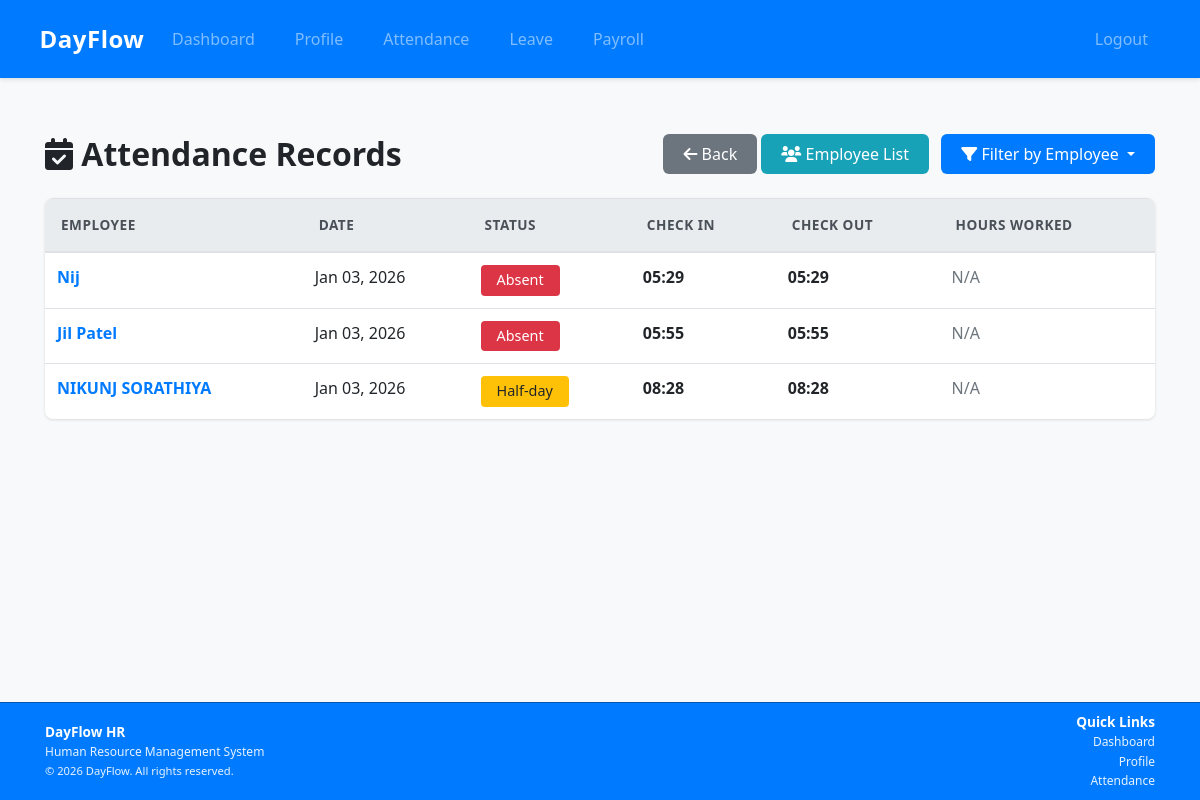
The page /attendance/ (signed in) on the database its author committed.
### apps/attendance/models.py (models this page shows, shortened)
class Attendance(models.Model):
    STATUS_CHOICES = [
        ('present', 'Present'),
        ('absent', 'Absent'),
        ('half_day', 'Half-day'),
        ('leave', 'Leave'),
    ]
    employee = models.ForeignKey(User, on_delete=models.CASCADE)
    date = models.DateField(auto_now_add=True)
    check_in = models.TimeField(null=True, blank=True)
    check_out = models.TimeField(null=True, blank=True)
    hours_worked = models.DecimalField(max_digits=4, decimal_places=2, null=True, blank=True)
    status = models.CharField(max_length=10, choices=STATUS_CHOICES, default='absent')
    class Meta:
        unique_together = ('employee', 'date')
        verbose_name_plural = 'Attendances'

### apps/accounts/models.py (models this page shows, shortened)
class User(AbstractUser):
    ROLE_CHOICES = [
        ('employee', 'Employee'),
        ('admin', 'Admin'),
    ]
    email = models.EmailField(unique=True)
    role = models.CharField(max_length=10, choices=ROLE_CHOICES, default='employee')
    email_verification_token = models.CharField(max_length=100, blank=True, null=True)
    USERNAME_FIELD = 'email'
    REQUIRED_FIELDS = ['username']
    class Meta:
        app_label = 'accounts'

### apps/attendance/views.py (the view, shortened to what this page needs)
# urls.py: path('', views.attendance_list, name='attendance_list'),
@login_required
def attendance_list(request):
    employee_id = request.GET.get('employee_id')
    if request.user.role == 'admin':
        if employee_id:
            employee = get_object_or_404(User, id=employee_id)
            attendances = Attendance.objects.filter(employee=employee).order_by('-date')
            selected_employee = employee
        else:
            attendances = Attendance.objects.all().order_by('-date')
            selected_employee = None
        checked_in = None  # Admin doesn't need check-in button
    employees = User.objects.filter(role='employee') if request.user.role == 'admin' else None
    return render(request, 'attendance/attendance_list.html', {
        'attendances': attendances,
        'checked_in': checked_in,
        'employees': employees,
        'selected_employee': selected_employee,
    })

### templates/attendance/attendance_list.html (shortened to what this page needs)
{% extends 'base.html' %}
{% block content %}
<div class="d-flex justify-content-between align-items-center mb-4">
    <h2 class="mb-0"><i class="fas fa-calendar-check"></i> Attendance Records{% if selected_employee %} - {{ selected_employee.get_full_name|default:selected_employee.username }}{% endif %}</h2>
    <div>
        {% if user.role == 'admin' %}
            <a href="{% url 'dashboard' %}" class="btn btn-secondary">
                <i class="fas fa-arrow-left"></i> Back
            </a>
            <a href="{% url 'employee_list' %}" class="btn btn-info">
                <i class="fas fa-users"></i> Employee List
            </a>
            {% if employees %}
                <div class="dropdown d-inline-block ml-2">
                    <button class="btn btn-primary dropdown-toggle" type="button" id="employeeDropdown" data-toggle="dropdown" aria-haspopup="true" aria-expanded="false">
                        <i class="fas fa-filter"></i> {% if selected_employee %}{{ selected_employee.get_full_name|default:selected_employee.username }}{% else %}Filter by Employee{% endif %}
                    </button>
                </div>
            {% endif %}
        {% endif %}
    </div>
</div>
<div class="card shadow-sm">
    <div class="card-body p-0">
        <div class="table-responsive">
            <table class="table table-hover mb-0">
                <thead class="thead-light">
                    <tr>
                        {% if user.role == 'admin' and not selected_employee %}<th>Employee</th>{% endif %}
                        <th>Date</th>
                        <th>Status</th>
                        <th>Check In</th>
                        <th>Check Out</th>
                        <th>Hours Worked</th>
                    </tr>
                </thead>
                <tbody>
                    {% for attendance in attendances %}
                        <tr class="animated-row">
                            {% if user.role == 'admin' and not selected_employee %}
                                <td>
                                    <a href="{% url 'employee_profile' attendance.employee.id %}" class="text-decoration-none">
                                        <strong>{{ attendance.employee.get_full_name|default:attendance.employee.username }}</strong>
                                    </a>
                                </td>
                            {% endif %}
                            <td>{{ attendance.date|date:"M d, Y" }}</td>
                            <td>
                                <span class="badge badge-{% if attendance.status == 'present' %}success{% elif attendance.status == 'absent' %}danger{% elif attendance.status == 'half_day' %}warning{% else %}secondary{% endif %} badge-lg">
                                    {{ attendance.get_status_display }}
                                </span>
                            </td>
                            <td>{% if attendance.check_in %}<strong>{{ attendance.check_in|time:"H:i" }}</strong>{% else %}<span class="text-muted">N/A</span>{% endif %}</td>
                            <td>{% if attendance.check_out %}<strong>{{ attendance.check_out|time:"H:i" }}</strong>{% else %}<span class="text-muted">N/A</span>{% endif %}</td>
                            <td>
                                {% if attendance.hours_worked %}
                                    <strong>{{ attendance.hours_worked }}</strong> hrs
                                {% else %}
                                    <span class="text-muted">N/A</span>
                                {% endif %}
                            </td>
                        </tr>
                    {% endfor %}
                </tbody>
            </table>
        </div>
    </div>
</div>
{% endblock %}

### static/css/style.css (style rules this page uses)
* { transition: all 0.3s ease; }
body { font-family: 'Segoe UI', Tahoma, Geneva, Verdana, sans-serif; background-color: #f8f9fa; min-height: 100vh; display: flex; flex-direction: column; }
.card { box-shadow: 0 1px 3px rgba(0,0,0,0.12); border: 1px solid #e9ecef; border-radius: 8px; margin-bottom: 1.5rem; transition: all 0.2s ease; background: white; }
.shadow-sm { box-shadow: 0 1px 3px rgba(0,0,0,0.12) !important; }
.btn { border-radius: 6px; font-weight: 500; padding: 0.5rem 1.25rem; transition: all 0.2s ease; border: none; }
.btn-primary { background-color: #007bff; color: white; }
.btn-info { background-color: #17a2b8; color: white; }
.btn-secondary { background-color: #6c757d; color: white; }
.table { border-radius: 8px; overflow: hidden; }
.table thead th { background-color: #f8f9fa; border-bottom: 2px solid #dee2e6; font-weight: 600; text-transform: uppercase; font-size: 0.85rem; letter-spacing: 0.5px; padding: 1rem; color: #495057; }
.table tbody tr { transition: all 0.2s ease; }
.badge { padding: 0.4rem 0.75rem; font-weight: 500; border-radius: 4px; font-size: 0.85rem; }
.card { border: none; box-shadow: 0 4px 6px rgba(0, 0, 0, 0.07); transition: all 0.3s ease; }
.badge-lg { padding: 0.5rem 1rem; font-size: 0.9rem; }
.badge-danger { background-color: #dc3545; color: white; }
.badge-warning { background-color: #ffc107; color: #212529; }
h2 { color: #212529; font-weight: 600; margin-bottom: 1.5rem; }
.text-muted { color: #6c757d !important; }
html { scroll-behavior: smooth; }

### rows shown on the page
Attendance: employee.get_full_name "Nij", date "Jan 03, 2026", status "Absent", check_in "05:29", check_out "05:29", hours_worked "N/A"
Attendance: employee.get_full_name "Jil Patel", date "Jan 03, 2026", status "Absent", check_in "05:55", check_out "05:55", hours_worked "N/A"
Attendance: employee.get_full_name "NIKUNJ SORATHIYA", date "Jan 03, 2026", status "Half-day", check_in "08:28", check_out "08:28", hours_worked "N/A"
